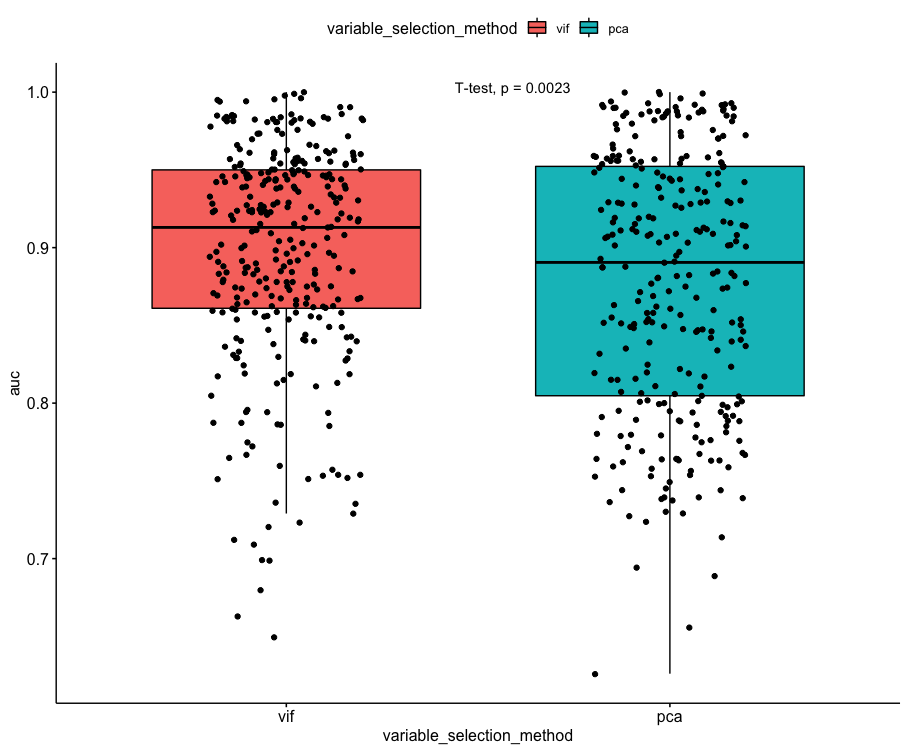

Here is the R script that generated this plot:
library(readxl)
library(dplyr)
library(ggpubr)

data<-read_xlsx("~/Desktop/PCA_vs_VIF.xlsx")

data<-data %>% filter(present_in_both=="yes")

ggboxplot(data, "variable_selection_method", "auc", fill="variable_selection_method", add="jitter") + stat_compare_means(method="t.test", label.x=1.5)

aggregate(data$auc, list(data$variable_selection_method), median)
